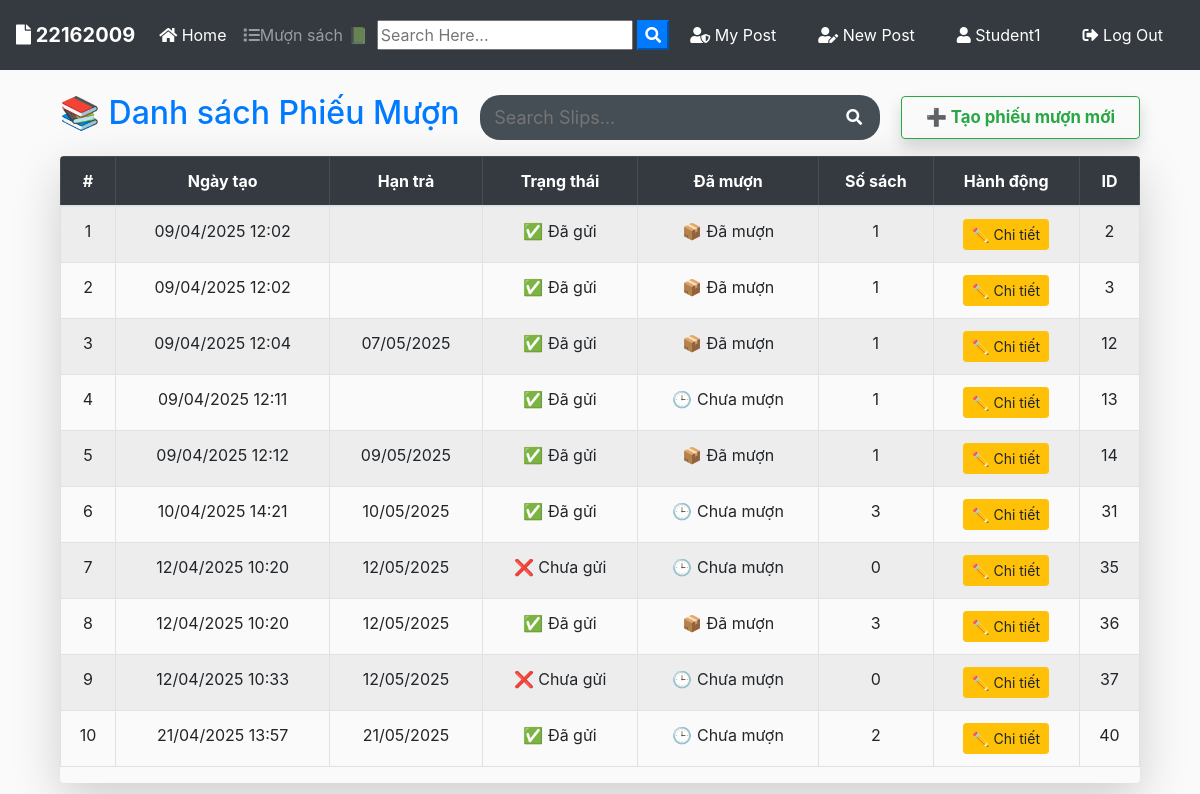
The app's page /borrows/borrow-slips/ (signed in), older data.
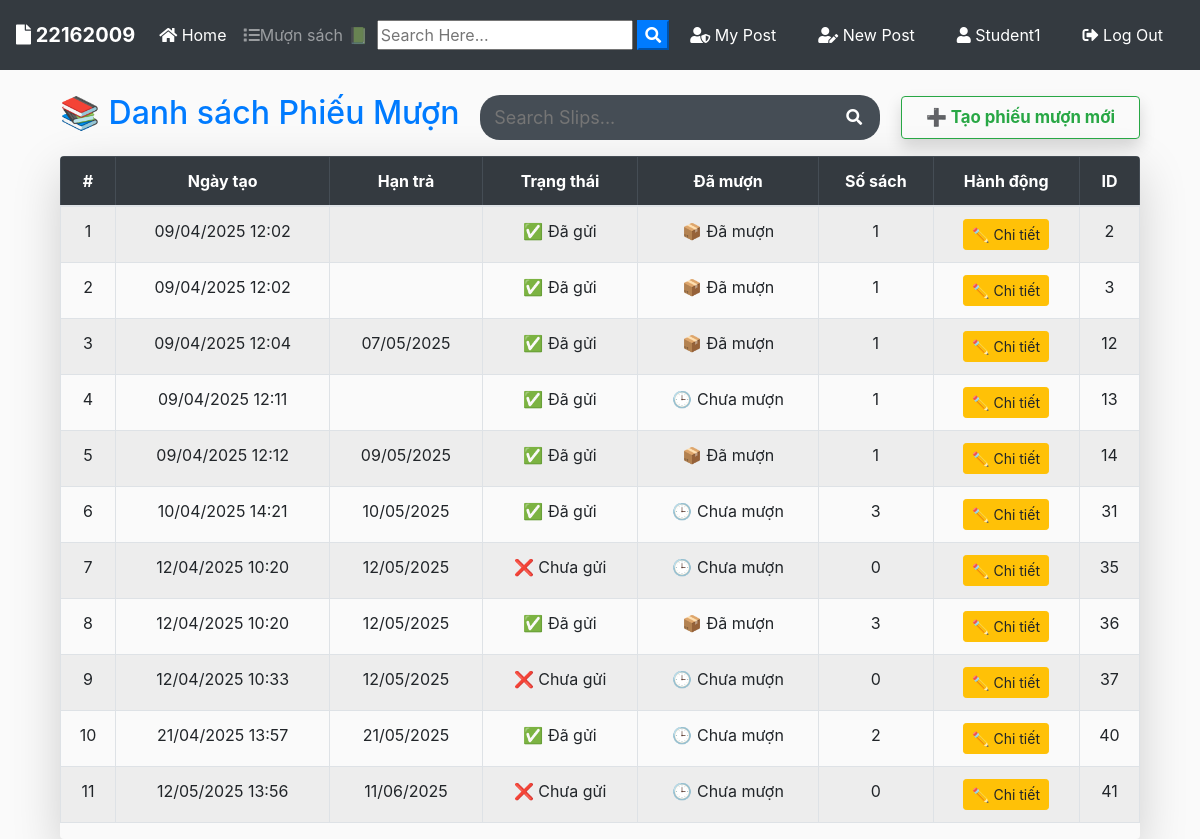
The same page, newer data.
### borrow/models.py (models this page shows, shortened)
class BorrowSlip(models.Model):
    user = models.ForeignKey(
        settings.AUTH_USER_MODEL,
        on_delete=models.CASCADE,
        related_name='borrow_slips'
    )
    created_at = models.DateTimeField(default=timezone.now)
    due_date = models.DateTimeField(null=True, blank=True)
    submitted = models.BooleanField(default=False)
    is_borrowed = models.BooleanField(default=False)

### borrow/views.py (the view)
# urls.py: path('borrow-slips/', views.borrow_slip_list, name='borrow_slip_list'),
def borrow_slip_list(request):
    slips = BorrowSlip.objects.filter(user=request.user)
    if request.user.role.name == 'Librarian':
        slips = BorrowSlip.objects.all()
    else:
        slips = BorrowSlip.objects.filter(user=request.user)
    return render(request, 'borrow/slip_list.html', {'slips': slips})

### users/models.py (called while the page is built)
    def __str__(self):
        return self.username

### borrow/templates/borrow/slip_list.html (shortened to what this page needs)
{% extends "blog/base.html" %}
{% load static %}
{% block content %}
<link rel="stylesheet" href="{% static 'blog/table.css' %}">
<link rel="stylesheet" href="{% static 'blog/search_box.css' %}">
<div class="container mt-4">
  <div class="d-flex justify-content-between align-items-center mb-3">
    <h2 class="fw-bold text-primary">📚 Danh sách Phiếu Mượn</h2>
    <form id="searchform" action="{% url 'search_slip' %}" method="get" class="search-box">
      <input type="text" name="q_slip" type="text" value="{{ request.GET.q }}" placeholder="Search Slips..." />
      <button type="button" onclick="searchform.submit()" class=" text-white my-color btn-primary"><i class="fa fa-search"></i></button>
    </form>
    <a href="{% url 'borrow_slip_create' %}"
      class="btn btn-outline-success big-center-btn">
      ➕ Tạo phiếu mượn mới
    </a>
  </div>
  {% if slips %}
    <div class="table-responsive shadow-lg rounded">
      <table class="table table-bordered table-striped align-middle text-center">
        <thead class="table-dark">
          <tr>
            <th>#</th>
            <th>Ngày tạo</th>
            <th>Hạn trả</th>
            <th>Trạng thái</th>
            <th>Đã mượn</th>
            <th>Số sách</th>
            <th>Hành động</th>
            <th>ID</th>
          </tr>
        </thead>
        <tbody>
          {% for slip in slips %}
            <tr>
              <td>{{ forloop.counter }}</td>
              <td>{{ slip.created_at|date:"d/m/Y H:i" }}</td>
              <td>{{ slip.due_date|date:"d/m/Y" }}</td>
              <td>
                {% if slip.submitted %}
                  <span >✅ Đã gửi</span>
                {% else %}
                  <span >❌ Chưa gửi</span>
                {% endif %}
              </td>
              <td>
                {% if slip.is_borrowed %}
                  <span >📦 Đã mượn</span>
                {% else %}
                  <span >🕒 Chưa mượn</span>
                {% endif %}
              </td>
              <td>
                <span >{{ slip.borrowed_books.count }}</span>
              </td>
              <td>
                <a href="{% url 'borrow_slip_update_full' slip.id %}" class="btn btn-sm btn-warning">
                  ✏️ Chi tiết
                </a>
              </td>
              <td>{{ slip.id }}</td>
            </tr>
          {% endfor %}
        </tbody>
      </table>
    </div>
  {% else %}
    <div class="alert alert-info mt-4">
      Chưa có phiếu mượn nào.
    </div>
  {% endif %}
</div>
{% endblock %}

Row changes from the older to the newer data that the page shows:
added BorrowSlip: created_at "12/05/2025 13:56", due_date "11/06/2025", submitted "❌ Chưa gửi", is_borrowed "🕒 Chưa mượn", borrowed_books.count "0", id "41"
